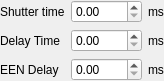
<ui version="4.0" >
 <class>CExposureParamsGuiComp</class>
 <widget class="QWidget" name="CExposureParamsGuiComp" >
  <property name="geometry" >
   <rect>
    <x>0</x>
    <y>0</y>
    <width>149</width>
    <height>72</height>
   </rect>
  </property>
  <property name="windowTitle" >
   <string>Form</string>
  </property>
  <layout class="QGridLayout" >
   <property name="margin" >
    <number>0</number>
   </property>
   <item row="0" column="0" >
    <widget class="QLabel" name="ShutterTimeLabel" >
     <property name="text" >
      <string>Shutter time</string>
     </property>
    </widget>
   </item>
   <item row="0" column="1" >
    <widget class="QDoubleSpinBox" name="ShutterTimeSB" >
     <property name="maximum" >
      <double>1000.000000000000000</double>
     </property>
    </widget>
   </item>
   <item row="0" column="2" >
    <widget class="QLabel" name="ShutterTimeUnitLabel" >
     <property name="sizePolicy" >
      <sizepolicy vsizetype="Preferred" hsizetype="Fixed" >
       <horstretch>0</horstretch>
       <verstretch>0</verstretch>
      </sizepolicy>
     </property>
     <property name="text" >
      <string>ms</string>
     </property>
    </widget>
   </item>
   <item row="1" column="0" >
    <widget class="QLabel" name="DelayTimeLabel" >
     <property name="text" >
      <string>Delay Time</string>
     </property>
    </widget>
   </item>
   <item row="1" column="1" >
    <widget class="QDoubleSpinBox" name="DelayTimeSB" >
     <property name="maximum" >
      <double>1000.000000000000000</double>
     </property>
    </widget>
   </item>
   <item row="1" column="2" >
    <widget class="QLabel" name="DelayTimeUnitLabel" >
     <property name="sizePolicy" >
      <sizepolicy vsizetype="Preferred" hsizetype="Fixed" >
       <horstretch>0</horstretch>
       <verstretch>0</verstretch>
      </sizepolicy>
     </property>
     <property name="text" >
      <string>ms</string>
     </property>
    </widget>
   </item>
   <item row="2" column="0" >
    <widget class="QLabel" name="EenDelayTimeLabel" >
     <property name="text" >
      <string>EEN Delay</string>
     </property>
    </widget>
   </item>
   <item row="2" column="1" >
    <widget class="QDoubleSpinBox" name="EenDelayTimeSB" >
     <property name="maximum" >
      <double>1000.000000000000000</double>
     </property>
    </widget>
   </item>
   <item row="2" column="2" >
    <widget class="QLabel" name="EenDelayTimeUnitLabel" >
     <property name="sizePolicy" >
      <sizepolicy vsizetype="Preferred" hsizetype="Fixed" >
       <horstretch>0</horstretch>
       <verstretch>0</verstretch>
      </sizepolicy>
     </property>
     <property name="text" >
      <string>ms</string>
     </property>
    </widget>
   </item>
  </layout>
 </widget>
 <resources/>
 <connections/>
</ui>
